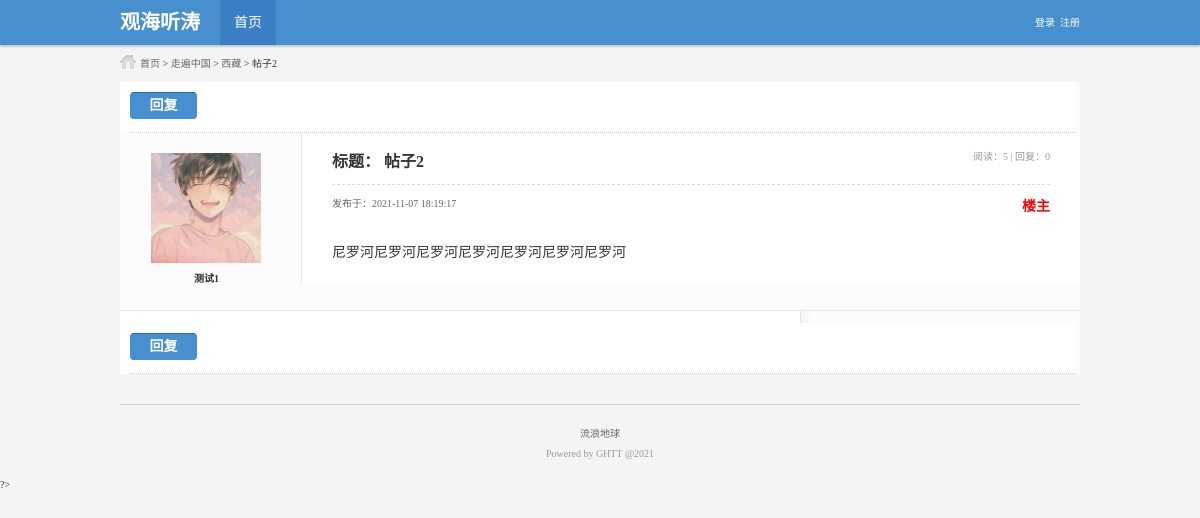
Page /show.php?id=2 on the committed database.
### tables this page shows
CREATE TABLE IF NOT EXISTS `father_module` (
  `id` int(10) unsigned NOT NULL AUTO_INCREMENT,
  `module_name` varchar(66) NOT NULL,
  `sort` int(11) NOT NULL DEFAULT '0',
  PRIMARY KEY (`id`)
);

CREATE TABLE IF NOT EXISTS `son_module` (
  `id` int(10) unsigned NOT NULL AUTO_INCREMENT,
  `father_module_id` int(10) unsigned NOT NULL,
  `module_name` varchar(66) NOT NULL,
  `info` varchar(255) NOT NULL,
  `member_id` int(10) unsigned NOT NULL DEFAULT '0',
  `sort` int(10) unsigned NOT NULL DEFAULT '0',
  PRIMARY KEY (`id`)
);

CREATE TABLE IF NOT EXISTS `content` (
  `id` int(10) unsigned NOT NULL AUTO_INCREMENT,
  `module_id` int(10) unsigned NOT NULL,
  `title` varchar(255) NOT NULL,
  `content` text NOT NULL,
  `time` datetime NOT NULL,
  `member_id` int(10) unsigned NOT NULL,
  `times` int(10) unsigned NOT NULL DEFAULT '0',
  PRIMARY KEY (`id`)
);

CREATE TABLE IF NOT EXISTS `member` (
  `id` int(10) unsigned NOT NULL AUTO_INCREMENT,
  `name` varchar(32) NOT NULL,
  `pw` varchar(32) NOT NULL,
  `photo` varchar(255),
  `register_time` datetime NOT NULL,
  `last_time` datetime,
  `sign` varchar(255),
  PRIMARY KEY (`id`)
);

### inc/dblink.inc.php (called while the page is built, shortened)
<?php
function execute($link,$query){
	$result=mysqli_query($link,$query);
	return $result;
}
function num($link,$sql_count){
	$result=execute($link,$sql_count);
	$count=mysqli_fetch_row($result);
	return $count[0];
}
?>

### show.php (the view, shortened to what this page needs)
<?php
include_once 'inc/dblink.inc.php';
$query="select sc.id cid,sc.module_id,sc.title,sc.content,sc.time,sc.member_id,sc.times,sm.name,sm.photo from content as sc,member as sm where sc.id={$_GET['id']} and sc.member_id=sm.id";
$result_content=execute($link,$query);
$data_content=mysqli_fetch_assoc($result_content);
$data_content['times']=$data_content['times']+1;
$data_content['title']=htmlspecialchars($data_content['title']);
$data_content['content']=nl2br(htmlspecialchars($data_content['content']));
$query="select * from son_module where id={$data_content['module_id']}";
$result_son=execute($link,$query);
$data_son=mysqli_fetch_assoc($result_son);
$query="select * from father_module where id={$data_son['father_module_id']}";
$result_father=execute($link,$query);
$data_father=mysqli_fetch_assoc($result_father);
$query="select * from member where id={$data_content['member_id']}";
$result_member=execute($link,$query);
$data_member=mysqli_fetch_assoc($result_member);
?>
<?php include_once 'inc/header.inc.php';?>
<div id="position" class="auto">
	 <a href="index.php">首页</a> &gt; <a href="list_father.php?id=<?php echo $data_father['id']?>"><?php echo $data_father['module_name']?></a> &gt; <a href="list_son.php?id=<?php echo $data_son['id']?>"><?php echo $data_son['module_name']?></a> &gt; <?php echo $data_content['title']?>
</div>
<div id="main" class="auto">
	<div class="wrap1">
		<?php
		$query="select count(*) from reply where content_id={$_GET['id']}";
		$count_reply=num($link,$query);
		?>
		<a class="btn reply" href="reply.php?id=<?php echo $_GET['id']?>" target="_blank"><span>回复</span></a>
	</div>
	<?php
	if($_GET['page']==1){
	?>
	<div class="wrapContent">
		<div class="left">
			<div class="face">
					<img width=110 height=110 src="<?php if($data_content['photo']!=''){echo $data_content['photo'];}else{echo 'style/photo.jpg';}?>" />
			</div>
			<div class="name">
				<a href="member.php?id=<?php echo $data_member['id']?>"><?php echo $data_member['name']?></a>
			</div>
		</div>
		<div class="right">
			<div class="title">
				<h2>标题： <?php echo $data_content['title']?></h2>
				<span>阅读：<?php echo $data_content['times']?>&nbsp;|&nbsp;回复：<?php echo $count_reply?></span>
			</div>
			<div class="pubdate">
				<span class="date">发布于：<?php echo $data_content['time']?> </span>
				<span class="floor" style="color:red;font-size:14px;font-weight:bold;">楼主</span>
			</div>
			<div class="content">
				 <?php echo $data_content['content']?>
			</div>
		</div>
	</div>
	<?php }?>
	<div class="wrap1">
        <a class="btn reply" href="reply.php?id=<?php echo $_GET['id']?>" target="_blank"><span>回复</span></a>
	</div>
</div>
<?php include 'inc/footer.inc.php'?>

### style/public.css (style rules this page uses)
body,div,ul,ol,li,dl,dt,dd,h1,h2,h3,h4,h5,h6,form,input,textarea,p { margin:0px; padding:0px; font-size:10px; font-family:Tahoma; }
img,a img { border:none; }
a { text-decoration:none; }
body { background:#F4F4F4; color:#333; }
.auto { width:960px; margin:0 auto; }
#position { background:url(style_icon.png) 0px -60px no-repeat; text-indent:20px; }
#position a { color:#666; }
a.btn { display:block; width:70px; height:30px; float:left; }
a.reply span { width:45px; border-radius:4px; border-style:solid; border-width:1px; display:inline-block; line-height:13px; padding:6px 10px; background:#488fcf; border-color: #2470b5 #488fcf #488fcf; color:#fff; font-size: 14px; font-weight: bold; text-align: center; }

### style/list.css (style rules this page uses)
#main { background:url(main_bg.png) repeat-y; margin-top:10px; }

### style/show.css (style rules this page uses)
#main div.wrap1 { border-bottom:1px dotted #ccc; margin:12px 5px 0 10px; background:#FFFFFF; padding-bottom: 10px; }
.wrap1 .btn { float:left; margin-top:10px; }
#main div.wrapContent { border-bottom:1px solid #e9e9e9; background:#fbfbfb; padding-bottom: 20px; }
#main div.wrapContent div.left { width:18%; float:left; }
#main div.wrapContent div.left div.face { text-align:center; }
#main div.wrapContent div.left div.face img { margin:20px 0 0 0; }
#main div.wrapContent div.left div.name { text-align:center; margin:5px 0; }
#main div.wrapContent div.left div.name a { color:#333; font-weight:bold; }
#main div.wrapContent div.right { background:#fff; float:right; width:74.8%; padding:5px 30px 20px 30px; border-left:1px solid #e9e9e9; margin-left:-1px; }
#main div.wrapContent div.right div.title { border-bottom:1px dashed #dddddd; padding:10px 0px 12px 0; }
#main div.wrapContent div.right div.title h2 { display:inline-block; float:left; font-size:16px; }
#main div.wrapContent div.right div.title span { display:inline-block; float:right; color:#999; }
#main div.wrapContent div.right div.pubdate { margin:10px 0 30px 0; }
#main div.wrapContent div.right div.pubdate .date { color:#666; }
#main div.wrapContent div.right div.pubdate .floor { color:#999; float:right; }
div.content { line-height:180%; }
div.content,div.content div,div.content ul,div.content ol,div.content li,div.content dl,div.content dt,div.content dd,div.content h1,div.content h2,div.content h3,div.content h4,div.content h5,div.content h6,div.content form,div.content input,div.content textarea,div.content p { font-size:14px; color:#333; }

### rows in the picture
father_module: module_name "走遍中国"
son_module: module_name "西藏"
content: title "帖子2", time "2021-11-07 18:19:17", content "尼罗河尼罗河尼罗河尼罗河尼罗河尼罗河尼罗河"
member: name "测试1"

### other values in the picture
$data_content['times'] "5"
$count_reply "0"
